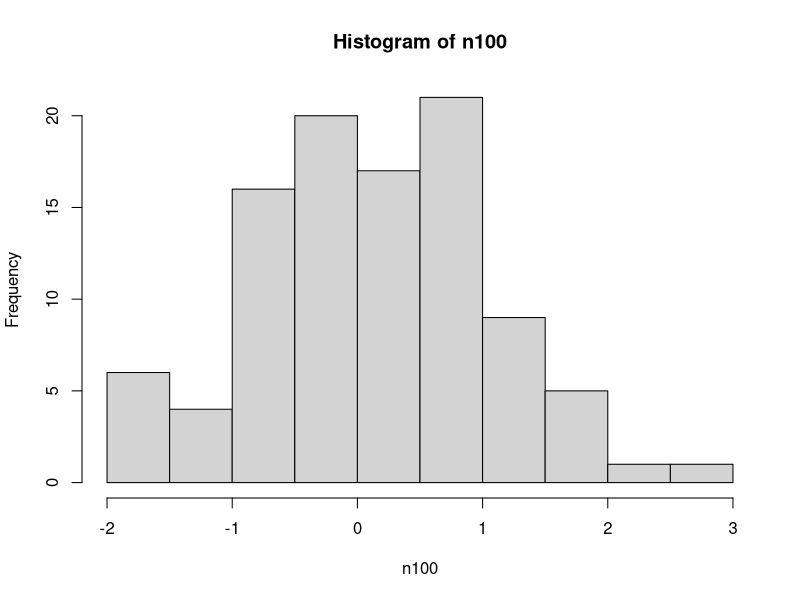
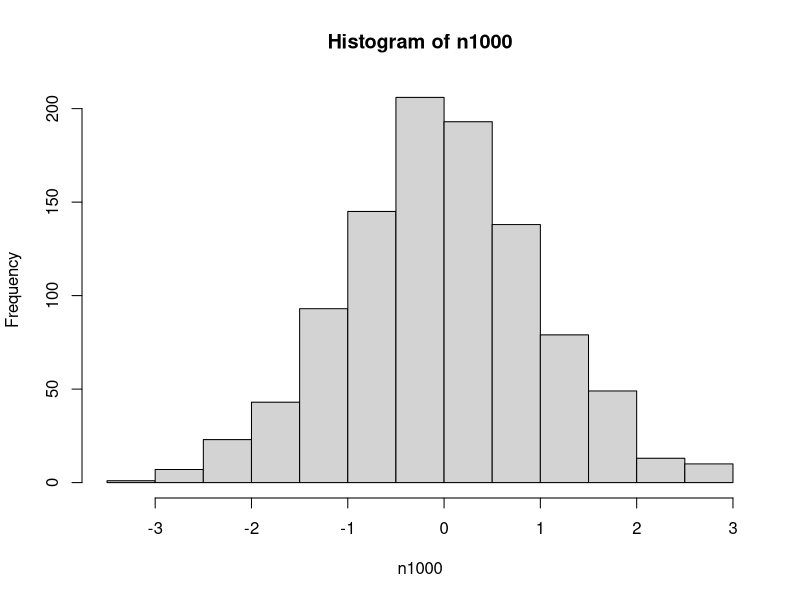
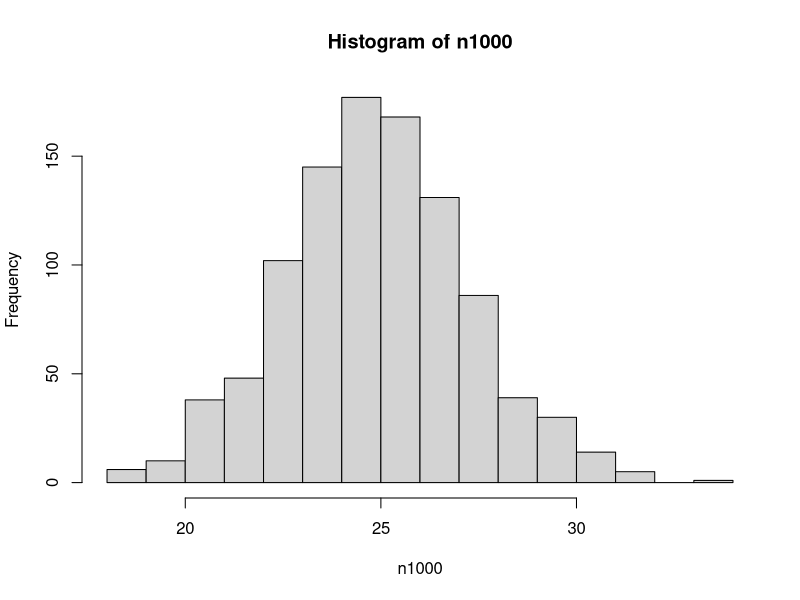
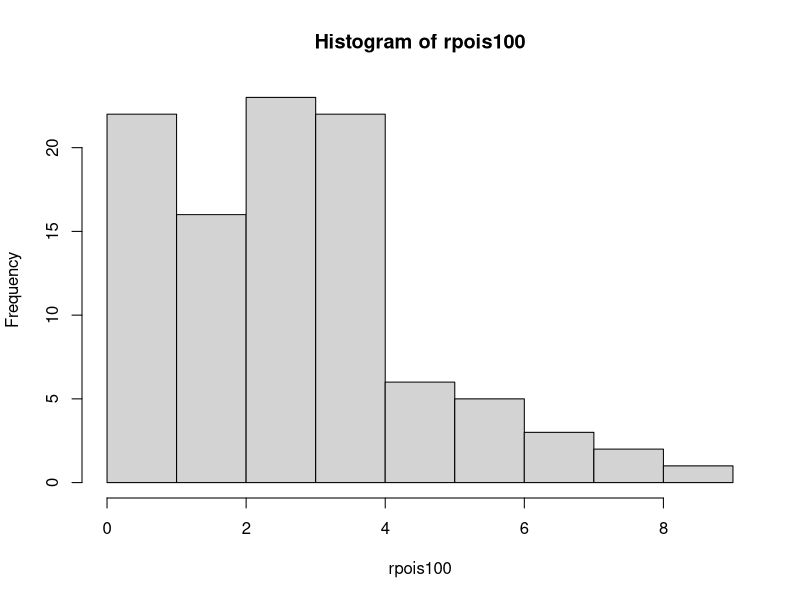
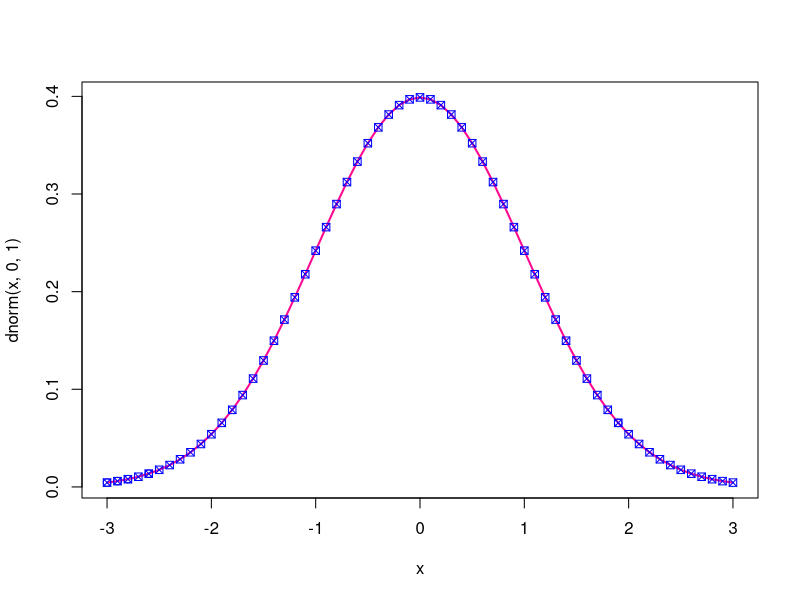
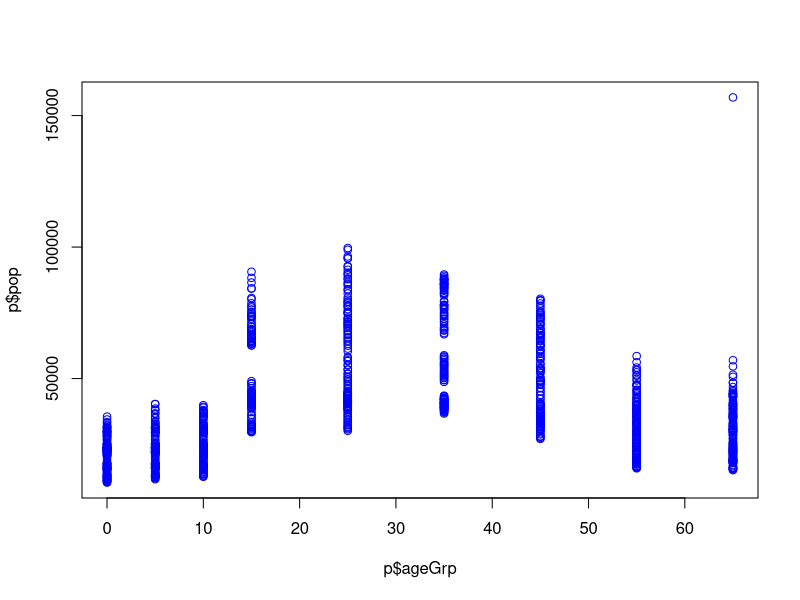
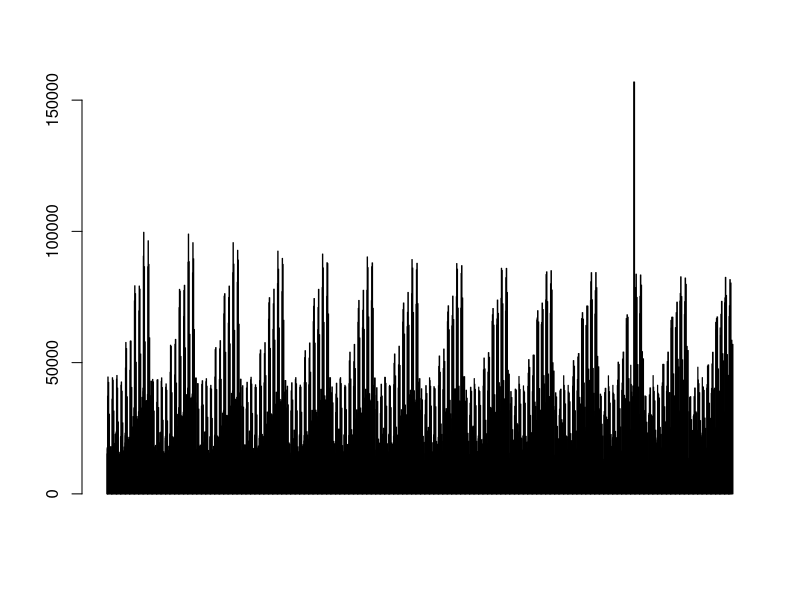
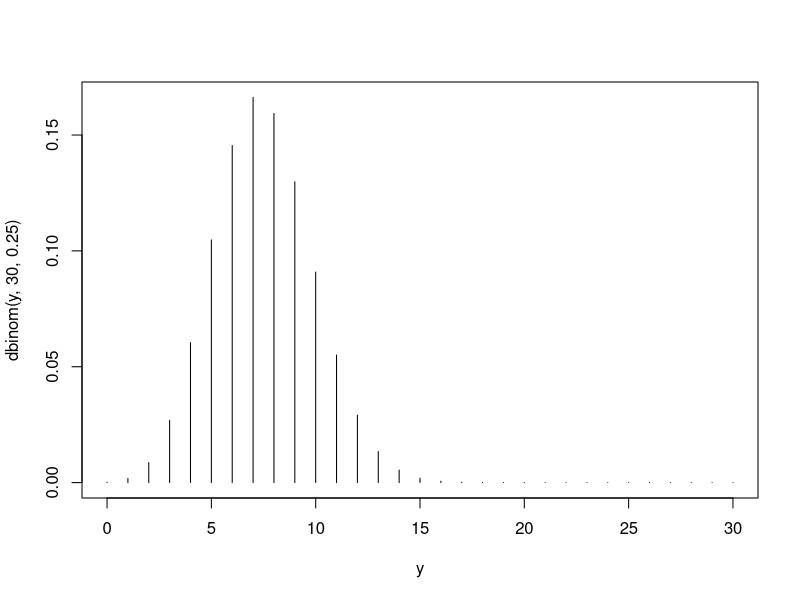

Reproduce these figures in R, in order. (Note: this script raises an error after producing the figures.)
#-----------------------------------------------
# chingchai humhong
# 12/07/2016 - 13/07/2016
# chingchai.h@gmail.com
# GISTNU @ Naresuan University
# MIT@License
# github : https://github.com/sanchangon
#-----------------------------------------------
# set work directory my project
setwd("C:/Users/sanchangon/Documents/R_NU")
getwd()

# read csv data gistnu pop
read.csv("d2.csv", row.names=1) -> d
str(d)

# read csv pop data gistnu pop
read.csv("dataPop.csv",h=T,as.is = T) -> pop
dim(pop)
View(pop)
str(pop)
labels(pop$CODEY)
table(pop$CODEY)
addmargins(table(pop$CODEY))

# taaply for gistnu pop
tapply(pop$TOTALTOT, pop$CODEY, sum)
tapply(pop$MALETOT, pop$CODEY, sum) -> popM
tapply(pop$FEMALETOT, pop$CODEY, sum) ->  popF
popM+popF
addmargins(tapply(pop$TOTALTOT, pop$CODEY, length))
unique(pop$CODEY)
length(unique(pop$CODEY))
length(unique(pop$POV))

# snippet code enhanced gistnu pop
tapply(pop$TOTALTOT, list(pop$POV,pop$CODEY), sum)
addmargins(tapply(pop$TOTALTOT, list(pop$POV,pop$CODEY), sum),1) #view sum column
addmargins(tapply(pop$TOTALTOT, list(pop$POV,pop$CODEY), sum),2) #view sum row

# sum & create variables gistnu pop
pop$m0 <- pop$maleage0+pop$maleage1+pop$maleage2+pop$maleage3+pop$maleage4
pop$m5 <- pop$maleage5+pop$maleage6+pop$maleage7+pop$maleage8+pop$maleage9

# read text file pop example
read.table("popReg45_58.txt",h=T,as.is = T) -> p
dim(p)
View(p)
str(p)

# write txt to csv file
write.csv(p, file="pop45_48.csv")

# taaply pop example
tapply(p$pop, list(p$year,p$prov), sum)
addmargins(tapply(p$pop, list(p$year,p$prov), sum),2)
addmargins(tapply(p$pop, list(p$year,p$prov), sum),1)
addmargins(tapply(p$pop, list(p$year,p$ageGrp,p$prov), sum),1)

# summary data using tapply
tapply(p$pop, p$year, summary) # summary only one variable!! 
tapply(p$pop, p$ageGrp, summary) # summary only one variable!!


# Generating random number from a normal distribution - and +
n100 <- rnorm(100)
n100
n100 <- rnorm(100, mean=0, sd=1)
hist(n100) # view histogram of n100
mean(n100); sd(n100)

n1000 <- rnorm(1000, mean=0, sd=1)
hist(n1000)
mean(n1000); sd(n1000)
n1000 <- rnorm(1000, mean=25, sd=2.31)
hist(n1000) # view histogram of n1000
mean(n1000); sd(n1000)

# Generating random number from Poisson distribution 
rpois100 <- rpois(100, lambda=3) # lambda = average of poisson
rpois100
hist(rpois100)

# Generating random number from Binomial distribution
# สุ่มทำ 100 ครั้ง แต่ละครั้งทดลอง 20 ครั้ง แล้วดูว่า 20 ครั้ง สำเร็จกี่ครั้ง (0.2 = โอกาสที่จะสำเร็จ)
rbinom100 <- rbinom(100, 20, 0.2)
rbinom100

# Point probability for specific value of standard normal distribution
dnorm(-1.96); dnorm(-1.96,0,1)
dnorm(1.96); dnorm(1.96,0,1)

# Calculate the quantiles for the standard normal
qnorm(0.05) ; qnorm(0.05,0,1)
qnorm(0.025)
qnorm(0.975)
pnorm(2)-pnorm(1)

# Plotting the density function of normal distributionN(0,1)
x <- seq(-3,3,0.1)
plot(x,dnorm(x,0,1),type = "l",col="#FF0990",lwd = 2)
points(x[1],dnorm(x[1]),pch= 21,col="blue")
points(x[2],dnorm(x[2]),pch= 21,col="blue")
points(x[3],dnorm(x[3]),pch= 21,col="blue")
points(x[5],dnorm(x[5]),pch= 21,col="blue")
points(x[50],dnorm(x[50]),pch= 21,col="blue")
points(x,dnorm(x),pch=7 ,col="blue", cex=1)

# plot graph
plot(p$ageGrp, p$pop, col="blue", cex=1)
barplot(p$pop, p$ageGrp)

# Plotting the density function of binomial distribution
y <- 0:30
plot(y,dbinom(y, 30, 0.25),type = "h")

z <- 0:50
plot(z,dpois(z, 10),type = "h")

# boxplot
read.csv("d2.csv", row.names=1) -> d
boxplot(d$sbp,col="blue")
boxplot(d$sbp,col="red",horizontal = T)
boxplot(d$dbp,col="red",horizontal = T)

# component boxplot basic
# note: mtext(out box) and text(in box) to custumization plot
boxplot(d$dbp~d$sex,col="green", horizontal=F,las=1, main="Title: Sex~dbp", xlab="sex(m/f)", ylab="dbp(...)")
med <- tapply(d$dbp,d$sex, median)
table(med)
points(1,med[1], col="red",pch=16, cex=2)
points(2,med[2], col="red",pch=16, cex=2)
mtext(side=3,adj=0,line=0.5,"Box plot of DBP(Sex~dbp)", font=2)
mtext(side=1,adj=0.5,line=2.5,"Sex(m/f)" ,font=2)
#boxplot(d$dbp~d$sex,col="red",horizontal = T)

# Boxplot, Histogram
hist(d$wt, ylim=c(0,300), col = "yellow", xlab= "weight(Kgs)", las=1)
boxplot(d$wt, horizontal = T, col= "pink", add=T, at=250, boxwex=60)

hist(d$sbp, ylim=c(0,650), col = "yellow", xlab= "SBP")
boxplot(d$sbp, horizontal = T, col= "pink", add=T, at=500, boxwex=80)
mean(d$sbp)-> averageSBP
median(d$sbp) -> medSBP
points(medSBP,500,pch=15,col= "red",cex=2)



# Test Barplot 
# Define the cars vector with 5 values
cars <- c(1, 3, 6, 4, 9)

# Graph cars
barplot(cars)

# Read values from tab-delimited autos.dat 
autos_data <- read.table("autos.dat", header=T, sep="\t")
autos_data
str(autos_data)

# Graph cars with specified labels for axes.  Use blue 
# borders and diagnal lines in bars.
barplot(autos_data$cars, main="Cars", xlab="Days",  
        ylab="Total", names.arg=c("Mon","Tue","Wed","Thu","Fri"), 
        border="blue", density=c(10,20,30,40,50))

# Graph autos with adjacent bars using rainbow colors
barplot(as.matrix(autos_data), main="Autos", ylab= "Total",
        beside=TRUE, col=rainbow(5))

# Place the legend at the top-left corner with no frame  
# using rainbow colors
legend("topleft", c("Mon","Tue","Wed","Thu","Fri"), cex=0.6, 
       bty="n", fill=rainbow(5))

# Expand right side of clipping rect to make room for the legend
par(xpd=T, mar=par()$mar+c(0,0,0,4))

# Graph autos (transposing the matrix) using heat colors,  
# put 10% of the space between each bar, and make labels  
# smaller with horizontal y-axis labels
barplot(t(autos_data), main="Autos", ylab="Total", 
        col=heat.colors(3), space=0.1, cex.axis=0.8, las=1,
        names.arg=c("Mon","Tue","Wed","Thu","Fri"), cex=0.8) 

# Place the legend at (6,30) using heat colors
legend(6, 30, names(autos_data), cex=0.8, fill=heat.colors(3));

# Restore default clipping rect
par(mar=c(5, 4, 4, 2) + 0.1)
#text(4, 1, "chai",  adj = c(2,3))

# stem, qqnorm, qqline
stem(d$age)
qqnorm(d$age)
qqline(d$age,col="red",lwd="3")

# One sample t-test
#-------------------
# H0 : u=100
# H1 : u!= 100
#-------------------
t.test(d$wt, mu=100)
print("hello R")

#-------------------
# H0 : u= 62.5
# H1 : u!= 62.5
#-------------------
t.test(d$wt, mu=62.5)
t.test(d$wt, mu=62.5) -> ttest
ls(ttest)
ttest$p.value
ttest$estimate
ttest$statistic

# Concatenate numerical values in a string 
paste(c("Result of p.value:", ttest$p.value), collapse = " ")
capture.output(cat("Result of p.value:", ttest$p.value))
print("End")

# One sample paired t-test
before <- c(12,14,11,15,12,14,13,12,15,14)
after <- c(14,15,15,15,13,13,16,14,16,14)
t.test(after,before, paired=T,    data=cbind(before,after))
t.test(after,before, paired=T,    data=cbind(before,after))  -> pttest
ls(pttest)
pttest$p.value
pttest$statistic
pttest$conf.int

# Writing a simple for loop in R
print(paste("The year is", 2010))
print(paste("The year is", 2011))
print(paste("The year is", 2012))
print(paste("The year is", 2013))
print(paste("The year is", 2014))
print(paste("The year is", 2015))

for (year in c(2010,2011,2012,2013,2014,2015)){
  print(paste("The year is", year))
}

for (year in 2010:2015){
  print(paste("The year is", year))
}

for (i in 2010:2015){
  print(paste("The year is", i))
}

for (i in 1:10) {
  if (!i %% 2){
    next
  }
  print(i)
}

# two sample t-test
#read.csv("d2.csv", row.names=1) -> d
t.test(d$wt~d$sex,data=d,alternative = "less")  -> ttest
t.test(d$wt~d$sex,data=d,alternative = "less")
t.test(d$wt~d$sex,data=d,alternative = "greater")
ls(ttest)
ttest$p.value
by(d$wt, d$sex, summary)
tapply(d$wt, d$sex, summary)

# Analysis of Variance
pain = c(4, 5, 4, 3, 2, 4, 3, 4, 4, 6, 8, 4, 5, 4, 6, 5, 8, 6, 6, 7, 6, 6, 7, 5, 6, 5, 5)
drug = c(rep("A",9), rep("B",9), rep("C",9))
migraine = data.frame(pain,drug)
migraine
plot(pain ~ drug, data=migraine)
results = aov(pain ~ drug, data=migraine)
summary(results)
anova(results)

# Multiple comparisons
pairwise.t.test(pain, drug, p.adjust="bonferroni")
results = aov(pain ~ drug, data=migraine)
TukeyHSD(results, conf.level = 0.95) 

# Simple Linear Regression and Multiple Regression
#read.csv("d2.csv", row.names=1) -> d
getwd()
ls()
str(d)
cor(d$age,d$sbp) #correlatoin
lm(d$sbp~d$age) -> m1
summary(m1)

cor(d$sbp,d$dbp)
lm(d$sbp~d$dbp) -> m2
summary(m2)

lm.r=lm(d$sbp~d$dbp)
summary(lm.r)
coef(lm.r)
resid(lm.r)
fitted(lm.r)
layout(matrix(1:4,2,2))
layout(matrix(c(1,2,3,4),2,2)) #optional 4 graphs/page
plot(lm.r)

# Pie
par(mfrow=c(3,3),mar=c(1.0,2.0,1.5,1.0),mgp=c(1.1,0.2,0),oma=c(0,0,0,0),las=1,tcl=0.2,cex=0.7)
color <- topo.colors(10)
color <- color[c(1,5,8)]
color
b <- c(21.1, 48.4, 30.5)
b <- c(150, 332, 125)
lb <- c("15-24","25-34","35-49")
pct <- round(b/sum(b)*100,2)
pct
sum(pct)
lbAG <- paste(pct)
lbAG
lbAG <- paste(lbAG,"%",sep="") # ad % to labels
lbAG
pie(b,labels=lbAG, col=color, main="Pie Chart of Age group", clockwise=90)
legend("bottomleft", lb, cex=0.7, fill=color, bty="n")

pie(b,labels = lbAG, col=color,main="Pie Chart of Age group",clockwise=90)
legend("bottomleft", lb, cex=0.7, fill=color, bty="n")

pie(b,labels = lbAG, col=color,main="Pie Chart of Age group",clockwise=90)
legend("bottomleft", lb, cex=0.7, fill=color, bty="n")

pie(b,labels = lbAG, col=color,main="Pie Chart of Age group",clockwise=90)
legend("bottomleft", lb, cex=0.7, fill=color, bty="n")

pie(b,labels = lbAG, col=color,main="Pie Chart of Age group",clockwise=90)
legend("bottomleft", lb, cex=0.7, fill=color, bty="n")

pie(b,labels = lbAG, col=color,main="Pie Chart of Age group",clockwise=90)
legend("bottomleft", lb, cex=0.7, fill=color, bty="n")

pie(b,labels = lbAG, col=color,main="Pie Chart of Age group",clockwise=90)
legend("bottomleft", lb, cex=0.7, fill=color, bty="n")

pie(b,labels = lbAG, col=color,main="Pie Chart of Age group",clockwise=90)
legend("bottomleft", lb, cex=0.7, fill=color, bty="n")

pie(b,labels = lbAG, col=color,main="Pie Chart of Age group",clockwise=90)
legend("bottomleft", lb, cex=0.7, fill=color, bty="n")

# Customize colors pie
n <- 12
pie(rep(1,n), col=rainbow(n), clockwise=90)
pie(rep(1,n),col=heat.colors(n), clockwise=90)
pie(rep(1,n),col=terrain.colors(n), clockwise=90)
pie(rep(1,n),col=topo.colors(n), clockwise=90)
pie(rep(1,n),col=cm.colors(n), clockwise=90)

# Barplot
max.temp <- c(33, 36, 34, 37, 35, 32, 34)
barplot(max.temp)
barplot(max.temp, main="Temperatures in a Week", xlab="Degree Celsius", ylab="Day", names.arg=c("Sun", "Mon", "Tue", "Wed", "Thu", "Fri", "Sat"), col="darkred", horiz=TRUE, las= 1)

averageTemp <- c(33, 36, 34, 37, 35, 32, 34)
barplot(averageTemp)

barplot(averageTemp, main="Temperatures in a Week", xlab="Degree Celsius", ylab="", names.arg=c("Sun", "Mon", "Tue", "Wed", "Thu", "Fri", "Sat"), col="darkred", horiz=TRUE, las= 1)
mtext(side=3,adj= -0.1,line=0.1,"Day",font=2)

# reverse day in a week
barplot(rev(averageTemp), main="Temperatures in a Week", xlab="Degree Celsius", ylab="", names.arg=rev(c("Sun", "Mon", "Tue", "Wed", "Thu", "Fri", "Sat")), col="darkred", horiz=TRUE, las= 1)
mtext(side=3,adj= -0.1,line=0.1,"Day",font=2)

averageTemp <- c(33, 36, 34, 37, 35, 32, 34)
windows(7,7)
par(mar=c(2.8,5.5,2.5,3),mgp=c(1.1,0.2,0),oma=c(0,0,0,0),las=1,tcl=0.2)
barplot(averageTemp, main="Temperatures in a Week",cex.axis = 0.8, cex.names=0.8, xlab="Degree Celsius", ylab="", names.arg=c("Sun", "Mon", "Tue", "Wed", "Thu", "Fri", "Sat"), col="darkred", horiz=TRUE, las= 1)
mtext(side=3,adj= -0.1,line=0.1,"Day",font=1)




